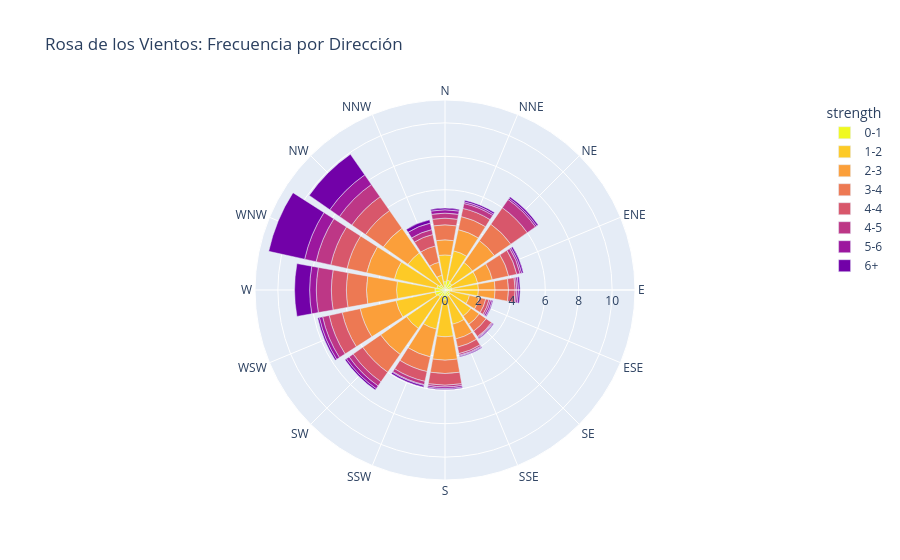

The cell this chart's notebook holds for it:
### Code cell
#Paso 4: Gráfico de Barras Polar (Wind Rose)
fig3 = px.bar_polar(wind_df, 
                    r="frequency", 
                    theta="direction", 
                    color="strength",
                    color_discrete_sequence=px.colors.sequential.Plasma_r,
                    title="Rosa de los Vientos: Frecuencia por Dirección")
fig3.show()

### Figure 1 — Plotly figure (JSON) as saved in the notebook; plotly's stock layout.template omitted (floating-point values rounded to 4 significant figures)
{"data": [{"hovertemplate": "strength=0-1<br>frequency=%{r}<br>direction=%{theta}<extra></extra>", "legendgroup": "0-1", "marker": {"color": "#f0f921", "pattern": {"shape": ""}}, "name": "0-1", "r": [0.5, 0.6, 0.5, 0.4, 0.4, 0.3, 0.4, 0.4, 0.6, 0.4, 0.5, 0.6, 0.6, 0.5, 0.4, 0.1], "showlegend": true, "subplot": "polar", "theta": ["N", "NNE", "NE", "ENE", "E", "ESE", "SE", "SSE", "S", "SSW", "SW", "WSW", "W", "WNW", "NW", "NNW"], "type": "barpolar"}, {"hovertemplate": "strength=1-2<br>frequency=%{r}<br>direction=%{theta}<extra></extra>", "legendgroup": "1-2", "marker": {"color": "#fdca26", "pattern": {"shape": ""}}, "name": "1-2", "r": [1.6, 1.8, 1.5, 1.6, 1.6, 1.2, 1.5, 1.7, 2.2, 2.0, 2.3, 2.4, 2.3, 2.6, 2.3, 0.8], "showlegend": true, "subplot": "polar", "theta": ["N", "NNE", "NE", "ENE", "E", "ESE", "SE", "SSE", "S", "SSW", "SW", "WSW", "W", "WNW", "NW", "NNW"], "type": "barpolar"}, {"hovertemplate": "strength=2-3<br>frequency=%{r}<br>direction=%{theta}<extra></extra>", "legendgroup": "2-3", "marker": {"color": "#fb9f3a", "pattern": {"shape": ""}}, "name": "2-3", "r": [0.9, 1.3, 1.6, 0.9, 1.0, 0.6, 0.6, 0.9, 1.4, 1.7, 1.9, 2.2, 1.8, 1.7, 1.8, 0.8], "showlegend": true, "subplot": "polar", "theta": ["N", "NNE", "NE", "ENE", "E", "ESE", "SE", "SSE", "S", "SSW", "SW", "WSW", "W", "WNW", "NW", "NNW"], "type": "barpolar"}, {"hovertemplate": "strength=3-4<br>frequency=%{r}<br>direction=%{theta}<extra></extra>", "legendgroup": "3-4", "marker": {"color": "#ed7953", "pattern": {"shape": ""}}, "name": "3-4", "r": [0.9, 0.8, 1.2, 1.0, 0.8, 0.4, 0.5, 0.5, 0.8, 0.9, 1.3, 1.1, 1.2, 1.2, 1.3, 1.0], "showlegend": true, "subplot": "polar", "theta": ["N", "NNE", "NE", "ENE", "E", "ESE", "SE", "SSE", "S", "SSW", "SW", "WSW", "W", "WNW", "NW", "NNW"], "type": "barpolar"}, {"hovertemplate": "strength=4-4<br>frequency=%{r}<br>direction=%{theta}<extra></extra>", "legendgroup": "4-4", "marker": {"color": "#d8576b", "pattern": {"shape": ""}}, "name": "4-4", "r": [0.4, 0.5, 1.2, 0.5, 0.4, 0.2, 0.4, 0.4, 0.7, 0.6, 0.7, 0.8, 0.9, 1.0, 1.0, 0.7], "showlegend": true, "subplot": "polar", "theta": ["N", "NNE", "NE", "ENE", "E", "ESE", "SE", "SSE", "S", "SSW", "SW", "WSW", "W", "WNW", "NW", "NNW"], "type": "barpolar"}, {"hovertemplate": "strength=4-5<br>frequency=%{r}<br>direction=%{theta}<extra></extra>", "legendgroup": "4-5", "marker": {"color": "#bd3786", "pattern": {"shape": ""}}, "name": "4-5", "r": [0.3, 0.3, 0.6, 0.2, 0.1, 0.1, 0.05, 0.1, 0.1, 0.2, 0.3, 0.4, 0.9, 0.9, 0.9, 0.3], "showlegend": true, "subplot": "polar", "theta": ["N", "NNE", "NE", "ENE", "E", "ESE", "SE", "SSE", "S", "SSW", "SW", "WSW", "W", "WNW", "NW", "NNW"], "type": "barpolar"}, {"hovertemplate": "strength=5-6<br>frequency=%{r}<br>direction=%{theta}<extra></extra>", "legendgroup": "5-6", "marker": {"color": "#9c179e", "pattern": {"shape": ""}}, "name": "5-6", "r": [0.2, 0.1, 0.1, 0.1, 0.1, 0.1, 0.05, 0.05, 0.1, 0.05, 0.2, 0.2, 0.4, 0.7, 0.7, 0.4], "showlegend": true, "subplot": "polar", "theta": ["N", "NNE", "NE", "ENE", "E", "ESE", "SE", "SSE", "S", "SSW", "SW", "WSW", "W", "WNW", "NW", "NNW"], "type": "barpolar"}, {"hovertemplate": "strength=6+<br>frequency=%{r}<br>direction=%{theta}<extra></extra>", "legendgroup": "6+", "marker": {"color": "#7201a8", "pattern": {"shape": ""}}, "name": "6+", "r": [0.1, 0.1, 0.1, 0.1, 0.1, 0.05, 0.05, 0.05, 0.05, 0.1, 0.1, 0.1, 0.9, 2.2, 1.5, 0.2], "showlegend": true, "subplot": "polar", "theta": ["N", "NNE", "NE", "ENE", "E", "ESE", "SE", "SSE", "S", "SSW", "SW", "WSW", "W", "WNW", "NW", "NNW"], "type": "barpolar"}], "layout": {"barmode": "relative", "legend": {"title": {"text": "strength"}, "tracegroupgap": 0}, "polar": {"angularaxis": {"direction": "clockwise", "rotation": 90}, "domain": {"x": [0, 1], "y": [0, 1]}}, "title": {"text": "Rosa de los Vientos: Frecuencia por Dirección"}}}
